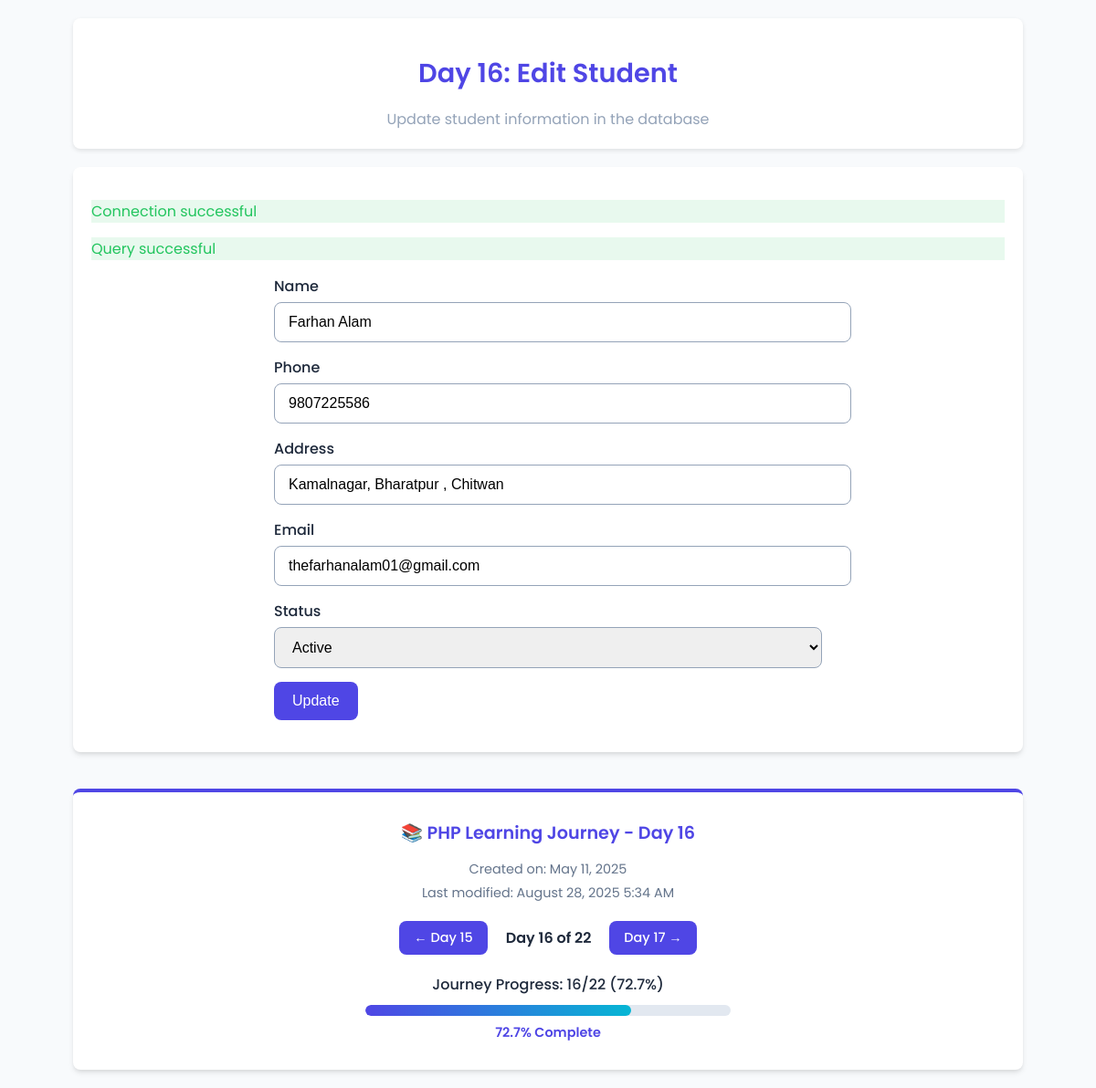
The app's page /Day_16/edit.php?id=1 with its own data.
### tables this page shows
CREATE TABLE `students` (
  `id` int(11) NOT NULL,
  `Name` varchar(100) NOT NULL,
  `Age` int(11) NOT NULL,
  `Address` varchar(150) NOT NULL,
  `Roll_no` int(11) NOT NULL,
  `Status` int(11) NOT NULL DEFAULT 1,
  `Email` varchar(50) NOT NULL,
  `Phone` varchar(15) NOT NULL
);

### Day_16/edit.php (the view, shortened to what this page needs)
<?php
    $conn = db();
    if ($conn->connect_error) {
        $connection_status = "<p class='error'>Connection failed: " . $conn->connect_error . "</p>";
    } else {
        $connection_status = "<p class='success'>Connection successful</p>";
        if(isset($_GET['id'])) {
            $id = $_GET['id'];
            $query = "SELECT * FROM `students` WHERE `id` = $id";
            $result = $conn->query($query);
            if (!$result) {
                $query_status = "<p class='error'>Query failed: " . $conn->error . "</p>";
            } else {
                $query_status = "<p class='success'>Query successful</p>";
                $student = $result->fetch_assoc();
            }
        }
    }
?>
<!DOCTYPE html>
<html lang="en">
<head>
</head>
<body>
    <div class="dashboard-header">
        <h1 class="dashboard-title">Day 16: Edit Student</h1>
        <p class="dashboard-subtitle">Update student information in the database</p>
    </div>
    <div class="container">
        <?php echo $connection_status; ?>
        <?php if (isset($query_status)) {
            echo $query_status;
        } ?>
        <form method="post">
            <div class="form-group">
                <label for="name">Name</label>
                <input type="text" name="name" id="name" value="<?php echo isset($student['Name']) ? $student['Name'] : ''; ?>" required>
            </div>
            <div class="form-group">
                <label for="phone">Phone</label>
                <input type="text" name="phone" id="phone" value="<?php echo isset($student['Phone']) ? $student['Phone'] : ''; ?>" required>
            </div>
            <div class="form-group">
                <label for="address">Address</label>
                <input type="text" name="address" id="address" value="<?php echo isset($student['Address']) ? $student['Address'] : ''; ?>" required>
            </div>
            <div class="form-group">
                <label for="email">Email</label>
                <input type="email" name="email" id="email" value="<?php echo isset($student['Email']) ? $student['Email'] : ''; ?>" required>
            </div>
            <div class="form-group">
                <label for="status">Status</label>
                <select name="status" id="status" required>
                    <option value="Active" <?php if(isset($student['Status']) && $student['Status'] == 'Active') echo 'selected'; ?>>Active</option>
                </select>
            </div>
            <div class="form-group">
                <button type="submit" name="update">Update</button>
            </div>
        </form>
    </div>
    <div class="footer">
        <div class="footer-title">
            📚 PHP Learning Journey - Day 16
        </div>
        <div class="footer-dates">
            <p>Created on: May 11, 2025</p>
            <p>Last modified: <?= date("F j, Y g:i A") ?></p>
        </div>
        <div class="navigation">
            <a href="../Day_15.php" class="nav-btn">← Day 15</a>
            <span class="day-counter">Day 16 of 22</span>
            <a href="../Day_17.php" class="nav-btn">Day 17 →</a>
        </div>
        <div class="progress-section">
            <div class="progress-text">Journey Progress: 16/22 (72.7%)</div>
            <div class="progress-bar">
                <div class="progress-fill" style="width: 72.7%"></div>
            </div>
            <div class="progress-percentage">72.7% Complete</div>
        </div>
    </div>
</body>
</html>

### Day_16/edit.php (style rules this page uses)
:root { --primary: #4f46e5; --primary-dark: #4338ca; --primary-light: rgba(79, 70, 229, 0.1); --secondary: #06b6d4; --dark: #1e293b; --light: #f8fafc; --white: #ffffff; --gray: #94a3b8; --success: #22c55e; --info: #3b82f6; --warning: #f59e0b; --error: #ef4444; --border-radius: 8px; --box-shadow: 0 4px 6px -1px rgba(0, 0, 0, 0.1), 0 2px 4px -1px rgba(0, 0, 0, 0.06); }
body { font-family: 'Poppins', sans-serif; background-color: var(--light); color: var(--dark); margin: 0; padding: 20px; }
.dashboard-header { background-color: white; padding: 20px; border-radius: var(--border-radius); box-shadow: 0 2px 5px rgba(0, 0, 0, 0.1); margin-bottom: 20px; max-width: 1000px; margin-left: auto; margin-right: auto; }
.dashboard-title { font-size: 1.8rem; margin-bottom: 10px; color: var(--primary); text-align: center; font-weight: 600; }
.dashboard-subtitle { color: var(--gray); font-size: 1rem; text-align: center; margin-bottom: 0; }
.container { max-width: 1000px; margin: 0 auto; background-color: var(--white); border-radius: var(--border-radius); box-shadow: var(--box-shadow); padding: 20px; }
.success { background-color: rgba(34, 197, 94, 0.1); color: var(--success); }
form { width: 100%; max-width: 600px; margin: 0 auto; }
.form-group { margin-bottom: 15px; }
.form-group label { display: block; margin-bottom: 5px; color: var(--dark); font-weight: 500; }
.form-group input[type="text"], .form-group input[type="email"], .form-group select { width: 100%; padding: 12px 15px; border: 1px solid var(--gray); border-radius: var(--border-radius); font-size: 16px; transition: all 0.3s ease; }
.form-group select option { background-color: var(--white); color: var(--dark); }
.form-group button { background-color: var(--primary); color: white; border: none; padding: 12px 20px; border-radius: var(--border-radius); cursor: pointer; font-weight: 500; font-size: 16px; transition: background-color 0.3s; }
.footer { text-align: center; margin-top: 40px; padding: 30px 20px; background-color: white; border-radius: var(--border-radius); box-shadow: var(--box-shadow); border-top: 4px solid var(--primary); max-width: 1000px; margin-left: auto; margin-right: auto; }
.footer-title { font-size: 1.2rem; color: var(--primary); margin-bottom: 15px; font-weight: 600; }
.footer-dates { color: #64748b; font-size: 0.9rem; margin-bottom: 20px; }
.footer-dates p { margin: 5px 0; }
.navigation { display: flex; justify-content: center; align-items: center; gap: 20px; margin: 20px 0; flex-wrap: wrap; }
.nav-btn { padding: 8px 16px; background-color: var(--primary); color: white; text-decoration: none; border-radius: var(--border-radius); font-weight: 500; transition: all 0.3s ease; font-size: 0.9rem; }
.day-counter { font-weight: 600; color: var(--dark); font-size: 1rem; }
.progress-section { margin-top: 20px; }
.progress-text { color: var(--dark); font-weight: 500; margin-bottom: 10px; }
.progress-bar { width: 100%; max-width: 400px; height: 12px; background-color: #e2e8f0; border-radius: 6px; margin: 0 auto; overflow: hidden; }
.progress-fill { height: 100%; background: linear-gradient(90deg, var(--primary), var(--secondary)); border-radius: 6px; transition: width 0.5s ease; }
.progress-percentage { color: var(--primary); font-weight: 600; margin-top: 8px; font-size: 0.9rem; }

### records on screen
students: name "Farhan Alam", phone "9807225586", address "Kamalnagar, Bharatpur , Chitwan", email "thefarhanalam01@gmail.com"
